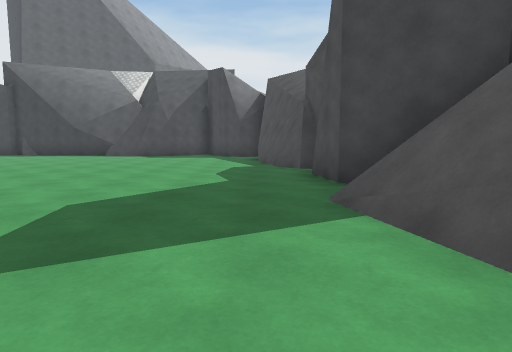
view 1 (above)

24 first-person views from a walk through a Unity game level. The camera is 1.2 m above the floor, tilts 6° down and sees 75° across. The floor is counted in squares, 2 m on a side. Each view is taken from the middle of a square. On the plan, view 1 faces up. The plan holds only what a view shows up to about 10 squares ahead; the rest is blank. The place goes on beyond the plan. The player is left out. Surface patterns are stand-ins for the level's own textures.

view 2
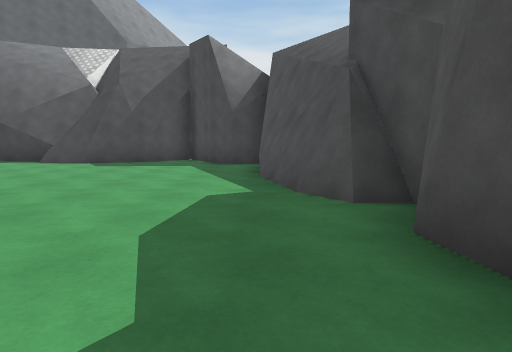

view 3
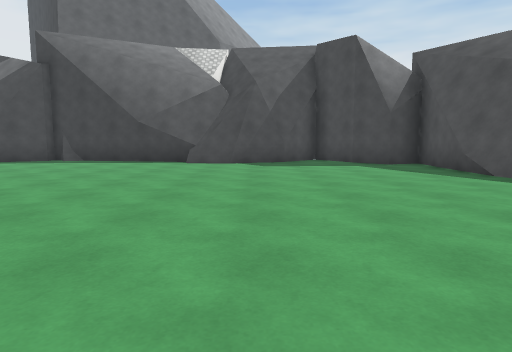

view 4
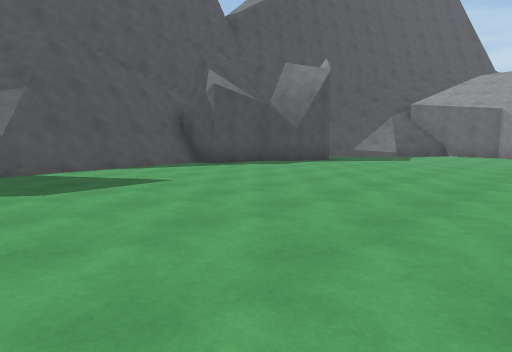

view 5
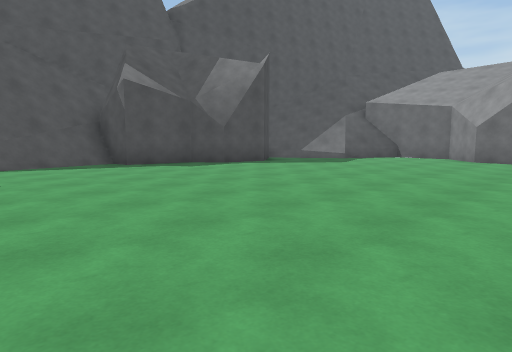

view 6
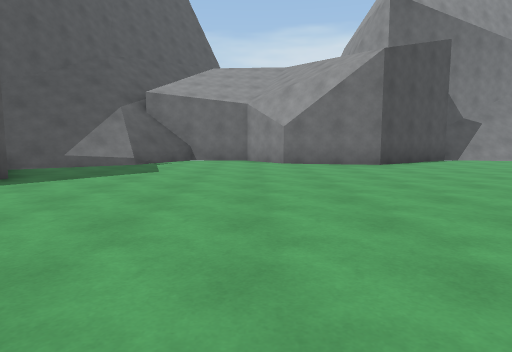

view 7
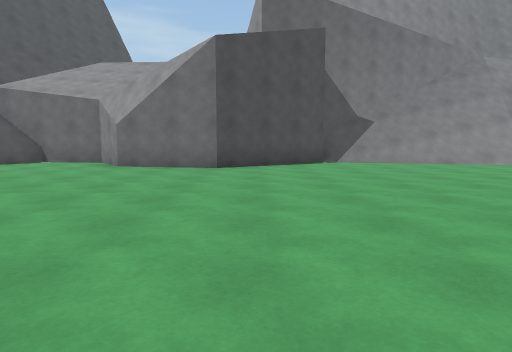

view 8
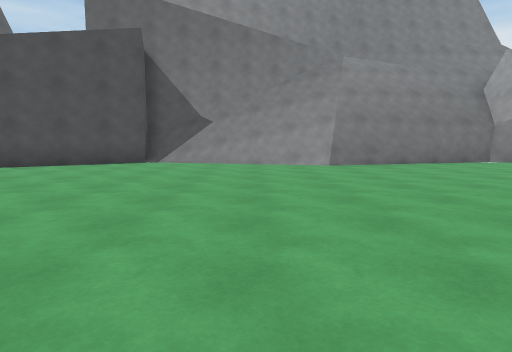

view 9
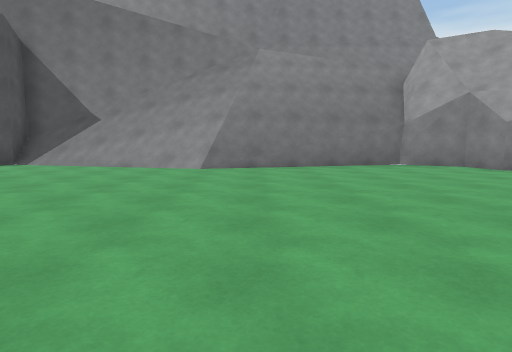

view 10
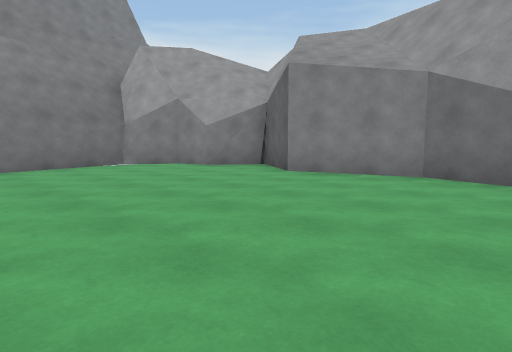

view 11
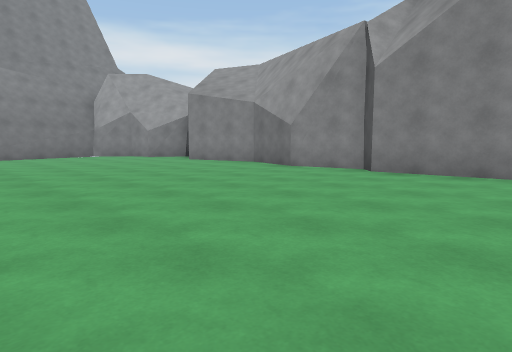

view 12
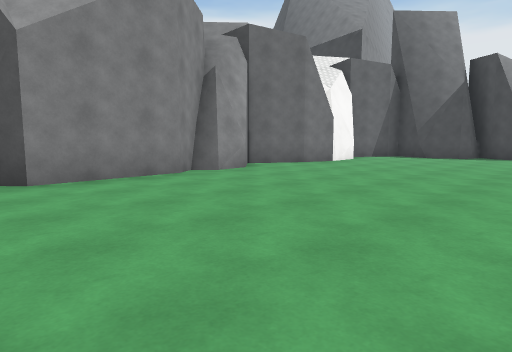

view 13
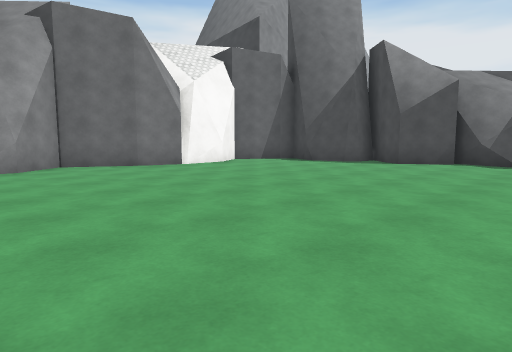

view 14
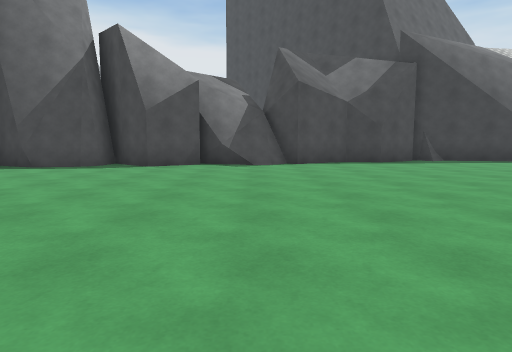

view 15
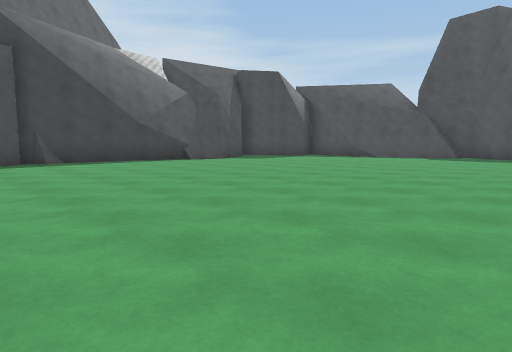

view 16
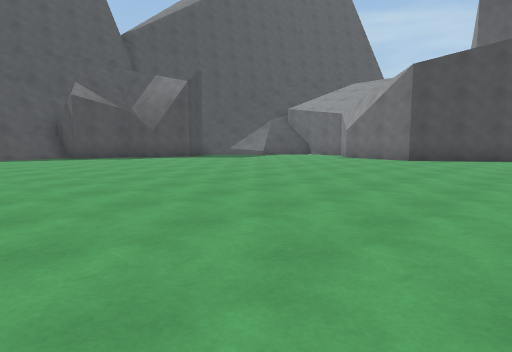

view 17
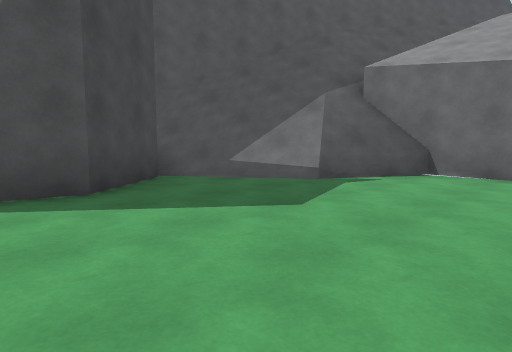

view 18
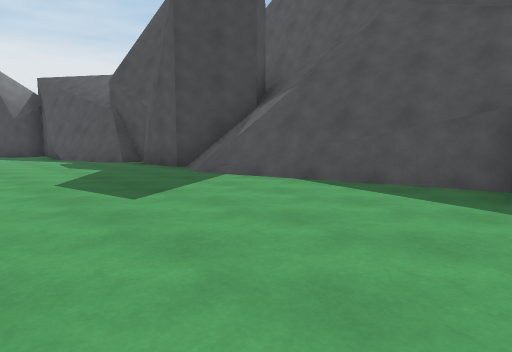

view 19
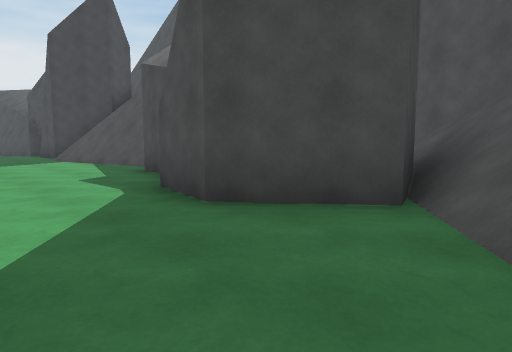

view 20
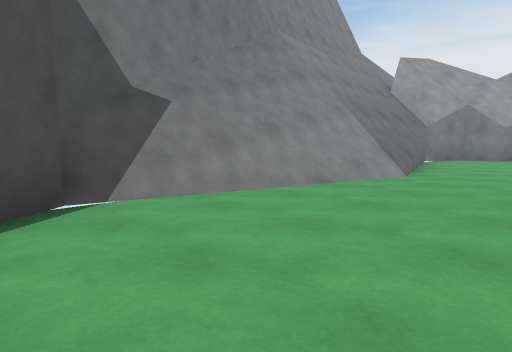

view 21
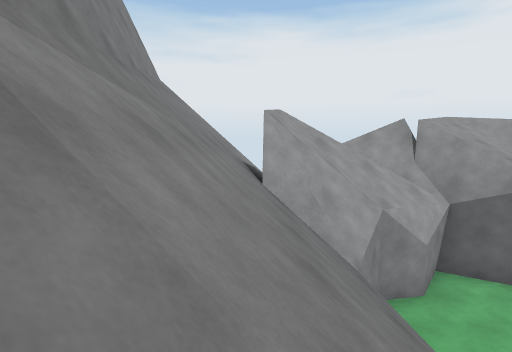

view 22
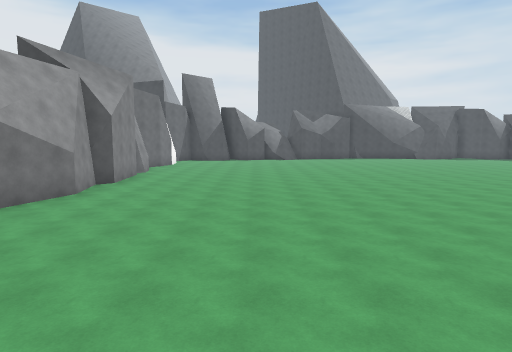

view 23
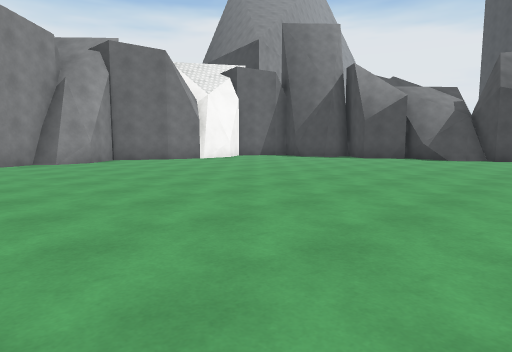

view 24
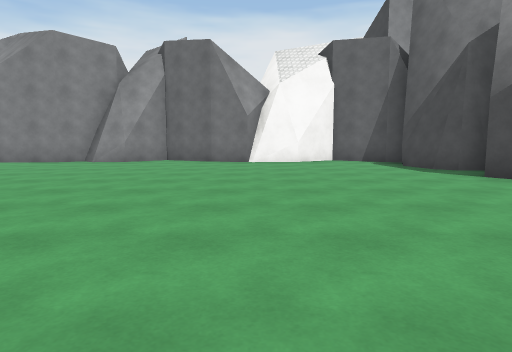

### Floor plan
Key: @ floor where view 1 was taken; # wall or solid block; . floor; / step, stairs or slope; = window, fence, low wall or low ledge; ^ raised ledge.
Columns run from 23 left of view 1 to 5 right of it. Each row starts with its distance up from view 1.
 15             ###
 14          ####.#######.#
 13     ######.......//...###
 12  #####..................#
 11  #.....................##
 10  #.....................##
  9  #......................#
  8  #......................##
  7  #.......................#
  6 ##.......................#
  5 #........................## #
  4 ##.............. .......//#/#
  3  #..........     .......=///#
  2  #......................## /#
  1  #.......................# /#
  0  #.....................@.####
 -1  #.......................####
 -2  #.......................##
 -3  #......................##
 -4  #......................#
 -5  #.....................##
 -6  #......................##/#
 -7  #......................///#
 -8  #.....................///##
 -9 ###............####...////#
-10  ##..////////.##  ##./////#
-11  ###//////////#    ####//##
-12 ///////////####      ^^//#
-13 ////////####          //##
-14  ########             /##
-15                       /#
-16                       ##

Where each view was taken, in squares from view 1:
view 1: 0 up, 0 right, facing up
view 2: 4 up, 0 right, facing up
view 3: 4 up, 4 left, facing up
view 4: 4 up, 6 left, facing down-right
view 5: 2 up, 7 left, facing down-right
view 6: 0 up, 4 left, facing down
view 7: 1 down, 8 left, facing down
view 8: 1 down, 13 left, facing down
view 9: 2 down, 16 left, facing down
view 10: 2 down, 16 left, facing down-left
view 11: 3 up, 15 left, facing down-left
view 12: 1 down, 16 left, facing up-left
view 13: 3 up, 14 left, facing up-left
view 14: 4 up, 15 left, facing up
view 15: 4 up, 12 left, facing up-right
view 16: 2 up, 11 left, facing down-right
view 17: 4 down, 4 left, facing down-right
view 18: 2 down, 3 left, facing up-right
view 19: 8 down, 2 left, facing up-right
view 20: 7 down, 9 left, facing down-left
view 21: 12 down, 15 left, facing left
view 22: 10 down, 17 left, facing up
view 23: 1 up, 12 left, facing up-left
view 24: 8 up, 12 left, facing left
